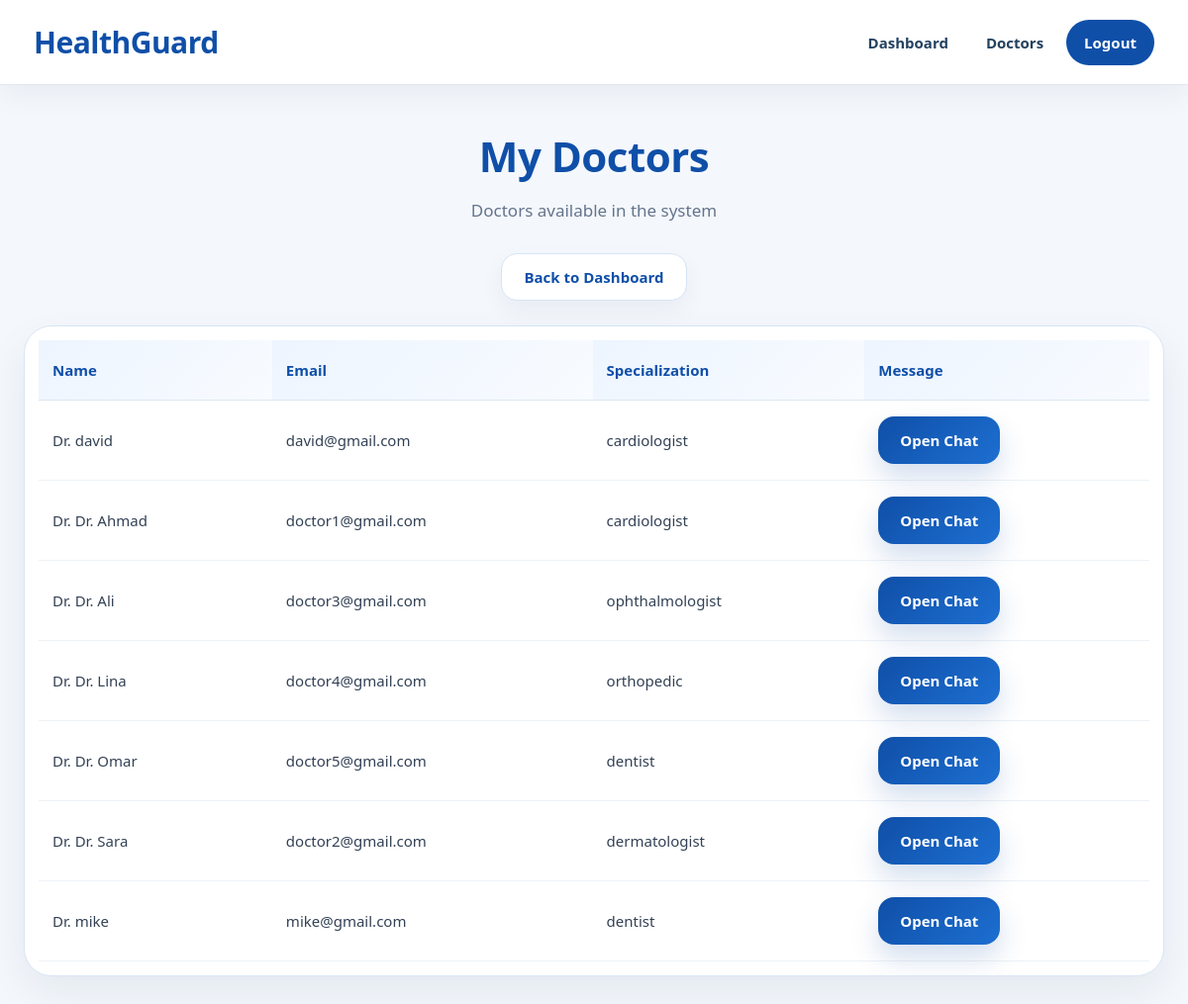
Page /patient/my_doctors.php (signed in) on the committed database.
### tables this page shows
CREATE TABLE IF NOT EXISTS `doctors` (
  `doctor_id` int NOT NULL AUTO_INCREMENT,
  `user_id` int NOT NULL,
  `specialization` varchar(100) NOT NULL,
  `license_number` varchar(50) DEFAULT NULL,
  `illness_id` int DEFAULT NULL,
  PRIMARY KEY (`doctor_id`),
  UNIQUE KEY `user_id` (`user_id`),
  KEY `fk_doctors_illnesses_specialization` (`specialization`),
  KEY `fk_doctors_illnesses` (`illness_id`)
);

CREATE TABLE IF NOT EXISTS `users` (
  `user_id` int NOT NULL AUTO_INCREMENT,
  `name` varchar(100) NOT NULL,
  `role` enum('patient','doctor','admin') NOT NULL,
  `email` varchar(100) NOT NULL,
  `password` varchar(255) NOT NULL,
  `created_at` timestamp NULL DEFAULT CURRENT_TIMESTAMP,
  PRIMARY KEY (`user_id`),
  UNIQUE KEY `email` (`email`)
);

### patient/my_doctors.php (the view, shortened to what this page needs)
<?php
$conn = OpenCon();
$sql = "SELECT doctors.doctor_id, users.name, users.email, doctors.specialization
        FROM doctors
        INNER JOIN users ON doctors.user_id = users.user_id
        ORDER BY users.name ASC";
$result = mysqli_query($conn, $sql);
?>
<!DOCTYPE html>
<html lang="en">
<head>
    <link rel="stylesheet" href="/HealthGuard/style.css">
</head>
<body class="patient-page">
<?php include("../navbar.php"); ?>
<div class="section">
    <h1 class="section-title">My Doctors</h1>
    <p class="section-subtitle">Doctors available in the system</p>
    <div class="hero-actions" style="justify-content:center; margin-bottom:25px;">
        <a href="/HealthGuard/patient/patient_dashboard.php" class="secondary-btn">Back to Dashboard</a>
    </div>
    <div class="table-wrapper">
        <table>
            <tr>
                <th>Name</th>
                <th>Email</th>
                <th>Specialization</th>
                <th>Message</th>
            </tr>
            <?php while ($row = mysqli_fetch_assoc($result)) { ?>
            <tr>
                <td>Dr. <?php echo $row['name']; ?></td>
                <td><?php echo $row['email']; ?></td>
                <td><?php echo $row['specialization']; ?></td>
                <td>
                    <a href="/HealthGuard/patient/my_messages.php?doctor_id=<?php echo $row['doctor_id']; ?>" class="primary-btn">Open Chat</a>
                </td>
            </tr>
            <?php } ?>
        </table>
    </div>
</div>
</body>
</html>

### style.css (style rules this page uses)
* { margin: 0; padding: 0; box-sizing: border-box; }
html, body { min-height: 100%; font-family: "Segoe UI", Tahoma, Geneva, Verdana, sans-serif; scroll-behavior: smooth; }
body { background: #f5f8fc; color: #1e293b; line-height: 1.6; }
a { text-decoration: none; transition: 0.25s ease; }
.primary-btn, .secondary-btn, .danger-btn, button, a.primary-btn, a.secondary-btn, a.danger-btn { display: inline-flex !important; align-items: center !important; justify-content: center !important; text-decoration: none !important; font-weight: 800 !important; font-size: 15px !important; line-height: 1 !important; cursor: pointer !important; border-radius: 16px !important; padding: 12px 22px !important; min-height: 48px !important; transition: 0.25s ease !important; border: none; }
.primary-btn, a.primary-btn, button { color: blue !important; }
.secondary-btn, a.secondary-btn { background: #ffffff !important; color: #1e293b !important; border: 1px solid #d9e4ef !important; box-shadow: 0 10px 24px rgba(15, 23, 42, 0.05) !important; }
.section { width: 100%; max-width: 1380px; margin: 0 auto; padding: 38px 24px 42px; }
.section-title { font-size: 42px; font-weight: 800; text-align: center; margin-bottom: 8px; letter-spacing: -0.5px; }
.section-subtitle { text-align: center; font-size: 17px; color: #64748b; margin-bottom: 30px; }
.hero-actions { display: flex; justify-content: center; align-items: center; gap: 14px; flex-wrap: wrap; }
.table-wrapper { width: 100%; overflow-x: auto; background: #ffffff; border-radius: 28px; border: 1px solid #e2e8f0; box-shadow: 0 16px 40px rgba(15, 23, 42, 0.07); padding: 14px; }
table { width: 100%; border-collapse: collapse; min-width: 760px; }
table th { text-align: left; padding: 18px 14px; font-size: 15px; font-weight: 900; color: #0f172a; background: linear-gradient(135deg, #eff6ff, #f8fbff); border-bottom: 1px solid #dbe7f2; }
table td { padding: 16px 14px; border-bottom: 1px solid #edf2f7; color: #334155; font-size: 15px; vertical-align: middle; }
.patient-page { background: #f4f8fd; min-height: 100vh; }
.patient-page .primary-btn, .patient-page button { background: linear-gradient(135deg, #0f4fa8, #1d6fd1) !important; color: #ffffff !important; box-shadow: 0 14px 28px rgba(15, 79, 168, 0.18) !important; }
.patient-page .secondary-btn { color: #0f4fa8 !important; border-color: #d5e4f5 !important; }
.patient-page .section-title, .patient-page .form-box h2, .patient-page .card h3 { color: #0f4fa8; }
.patient-page .table-wrapper { border-color: #d8e6f5; }
.patient-page table th { background: linear-gradient(135deg, #edf5ff, #f8fbff); color: #0f4fa8; }

### rows in the picture
doctors: user.name "david", user.email "david@gmail.com", specialization "cardiologist"
doctors: user.name "Dr. Ahmad", user.email "doctor1@gmail.com", specialization "cardiologist"
doctors: user.name "Dr. Ali", user.email "doctor3@gmail.com", specialization "ophthalmologist"
doctors: user.name "Dr. Lina", user.email "doctor4@gmail.com", specialization "orthopedic"
doctors: user.name "Dr. Omar", user.email "doctor5@gmail.com", specialization "dentist"
doctors: user.name "Dr. Sara", user.email "doctor2@gmail.com", specialization "dermatologist"
doctors: user.name "mike", user.email "mike@gmail.com", specialization "dentist"
